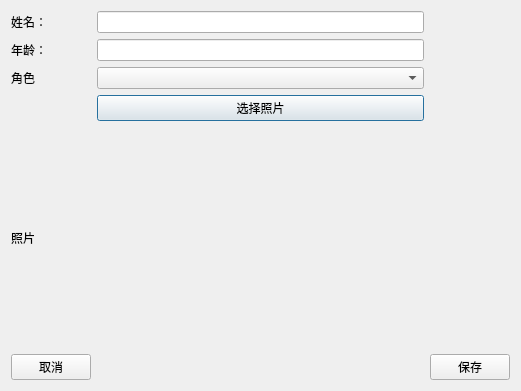
<?xml version="1.0" encoding="UTF-8"?>
<ui version="4.0">
 <class>AddNewFace</class>
 <widget class="QDialog" name="AddNewFace">
  <property name="geometry">
   <rect>
    <x>0</x>
    <y>0</y>
    <width>521</width>
    <height>391</height>
   </rect>
  </property>
  <property name="windowTitle">
   <string>Dialog</string>
  </property>
  <layout class="QGridLayout" name="gridLayout">
   <item row="0" column="0">
    <widget class="QLabel" name="_nameLabel_">
     <property name="text">
      <string>姓名：</string>
     </property>
    </widget>
   </item>
   <item row="0" column="1">
    <widget class="QLineEdit" name="_nameLineEdit_"/>
   </item>
   <item row="1" column="0">
    <widget class="QLabel" name="_ageLabel_">
     <property name="text">
      <string>年龄：</string>
     </property>
    </widget>
   </item>
   <item row="1" column="1">
    <widget class="QLineEdit" name="_ageLineEdit_"/>
   </item>
   <item row="2" column="1">
    <widget class="QComboBox" name="_roleBox_"/>
   </item>
   <item row="3" column="1">
    <widget class="QPushButton" name="_pictureBtn_">
     <property name="text">
      <string>选择照片</string>
     </property>
    </widget>
   </item>
   <item row="4" column="0">
    <widget class="QLabel" name="_pictureLabel_">
     <property name="text">
      <string>照片</string>
     </property>
    </widget>
   </item>
   <item row="4" column="1">
    <widget class="QLabel" name="_pictureShowLabel_">
     <property name="text">
      <string/>
     </property>
    </widget>
   </item>
   <item row="5" column="0">
    <widget class="QPushButton" name="_undoBtn_">
     <property name="text">
      <string>取消</string>
     </property>
    </widget>
   </item>
   <item row="5" column="2">
    <widget class="QPushButton" name="_saveBtn_">
     <property name="text">
      <string>保存</string>
     </property>
    </widget>
   </item>
   <item row="2" column="0">
    <widget class="QLabel" name="_roleLabel_">
     <property name="text">
      <string>角色</string>
     </property>
    </widget>
   </item>
  </layout>
 </widget>
 <resources/>
 <connections/>
</ui>
